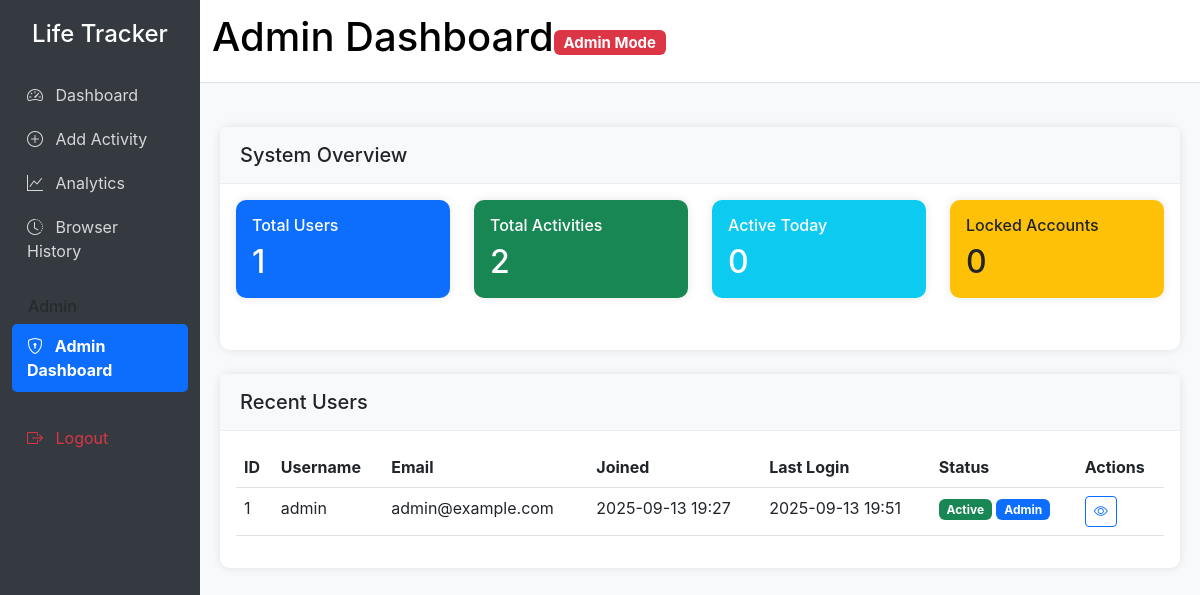
The page /admin (signed in) on the database its author committed.
### app.py (models this page shows, shortened)
class User(UserMixin, db.Model):
    id = db.Column(db.Integer, primary_key=True)
    username = db.Column(db.String(80), unique=True, nullable=False)
    email = db.Column(db.String(120), unique=True, nullable=True)
    password_hash = db.Column(db.String(255), nullable=False)
    is_admin = db.Column(db.Boolean, default=False, nullable=False)
    last_login_at = db.Column(db.DateTime, nullable=True)
    login_attempts = db.Column(db.Integer, default=0)
    locked_until = db.Column(db.DateTime, nullable=True)
    created_at = db.Column(db.DateTime, default=datetime.utcnow)
    updated_at = db.Column(db.DateTime, default=datetime.utcnow, onupdate=datetime.utcnow)
    activities = db.relationship('Activity', backref='user', lazy=True)
    def is_locked(self):
        if self.locked_until and datetime.utcnow() < self.locked_until:
            return True
        if self.locked_until and datetime.utcnow() >= self.locked_until:
            self.locked_until = None
            self.login_attempts = 0
            db.session.commit()
        return False

### app.py (the view)
@app.route('/admin')
@login_required
@admin_required
def admin_dashboard():
    from datetime import datetime, timedelta
    user_count = User.query.count()
    activity_count = Activity.query.count()
    today = datetime.utcnow().date()
    active_today_count = db.session.query(Activity.user_id.distinct())\
        .filter(Activity.date >= today).count()
    locked_accounts_count = User.query.filter(
        User.locked_until.isnot(None),
        User.locked_until > datetime.utcnow()
    ).count()
    recent_users = User.query.order_by(User.created_at.desc()).limit(10).all()
    return render_template('admin/dashboard.html',
                         user_count=user_count,
                         activity_count=activity_count,
                         active_today_count=active_today_count,
                         locked_accounts_count=locked_accounts_count,
                         recent_users=recent_users)

### app.py (called while the page is built)
@app.context_processor
def inject_csp_nonce():
    return {'csp_nonce': lambda: request.csp_nonce if hasattr(request, 'csp_nonce') else ''}

@login_manager.user_loader
def load_user(user_id):
    return User.query.get(int(user_id))

def admin_required(f):
    @wraps(f)
    def decorated_function(*args, **kwargs):
        if not current_user.is_authenticated or not current_user.is_admin:
            flash('You do not have permission to access this page.', 'danger')
            return redirect(url_for('dashboard'))
        return f(*args, **kwargs)
    return decorated_function

### templates/admin/dashboard.html (shortened to what this page needs)
{% extends "base.html" %}
{% block page_title %}
<div class="d-flex justify-content-between align-items-center">
    <h1>Admin Dashboard</h1>
    <div>
        <span class="badge bg-danger">Admin Mode</span>
    </div>
</div>
{% endblock %}
{% block content %}
<div class="row">
    <div class="col-md-12">
        <div class="card mb-4">
            <div class="card-header">
                <h5 class="mb-0">System Overview</h5>
            </div>
            <div class="card-body">
                <div class="row">
                    <div class="col-md-3 mb-3">
                        <div class="card bg-primary text-white">
                            <div class="card-body">
                                <h6 class="card-title">Total Users</h6>
                                <h2 class="mb-0">{{ user_count }}</h2>
                            </div>
                        </div>
                    </div>
                    <div class="col-md-3 mb-3">
                        <div class="card bg-success text-white">
                            <div class="card-body">
                                <h6 class="card-title">Total Activities</h6>
                                <h2 class="mb-0">{{ activity_count }}</h2>
                            </div>
                        </div>
                    </div>
                    <div class="col-md-3 mb-3">
                        <div class="card bg-info text-white">
                            <div class="card-body">
                                <h6 class="card-title">Active Today</h6>
                                <h2 class="mb-0">{{ active_today_count }}</h2>
                            </div>
                        </div>
                    </div>
                    <div class="col-md-3 mb-3">
                        <div class="card bg-warning text-dark">
                            <div class="card-body">
                                <h6 class="card-title">Locked Accounts</h6>
                                <h2 class="mb-0">{{ locked_accounts_count }}</h2>
                            </div>
                        </div>
                    </div>
                </div>
            </div>
        </div>
        <div class="card mb-4">
            <div class="card-header">
                <h5 class="mb-0">Recent Users</h5>
            </div>
            <div class="card-body">
                <div class="table-responsive">
                    <table class="table table-hover">
                        <thead>
                            <tr>
                                <th>ID</th>
                                <th>Username</th>
                                <th>Email</th>
                                <th>Joined</th>
                                <th>Last Login</th>
                                <th>Status</th>
                                <th>Actions</th>
                            </tr>
                        </thead>
                        <tbody>
                            {% for user in recent_users %}
                            <tr>
                                <td>{{ user.id }}</td>
                                <td>{{ user.username }}</td>
                                <td>{{ user.email or 'N/A' }}</td>
                                <td>{{ user.created_at.strftime('%Y-%m-%d %H:%M') }}</td>
                                <td>{{ user.last_login_at.strftime('%Y-%m-%d %H:%M') if user.last_login_at else 'Never' }}</td>
                                <td>
                                    {% if user.is_locked() %}
                                        <span class="badge bg-danger">Locked</span>
                                    {% else %}
                                        <span class="badge bg-success">Active</span>
                                    {% endif %}
                                    {% if user.is_admin %}
                                        <span class="badge bg-primary">Admin</span>
                                    {% endif %}
                                </td>
                                <td>
                                    <div class="btn-group btn-group-sm">
                                        <a href="#" class="btn btn-outline-primary btn-sm" title="View">
                                            <i class="bi bi-eye"></i>
                                        </a>
                                    </div>
                                </td>
                            </tr>
                            {% endfor %}
                        </tbody>
                    </table>
                </div>
            </div>
        </div>
    </div>
</div>
{% endblock %}

### static/styles.css (style rules this page uses)
body { background-color: #f8f9fa; font-family: -apple-system, BlinkMacSystemFont, "Segoe UI", Roboto, "Helvetica Neue", Arial, sans-serif; }
.card { margin-bottom: 20px; border: none; border-radius: 10px; box-shadow: 0 0 10px rgba(0, 0, 0, 0.1); transition: transform 0.2s, box-shadow 0.2s; }
.card-header { background-color: #f8f9fa; border-bottom: 1px solid #eee; font-weight: 600; padding: 1rem 1.25rem; }
.btn { transition: all 0.2s; }

### rows shown on the page
User: id "1", username "admin", email "admin@example.com", created_at "2025-09-13 19:27", last_login_at "2025-09-13 19:51", shows "Active", is_admin "Admin"

### other values the page prints
{{ user_count }} "1"
{{ activity_count }} "2"
{{ active_today_count }} "0"
{{ locked_accounts_count }} "0"
